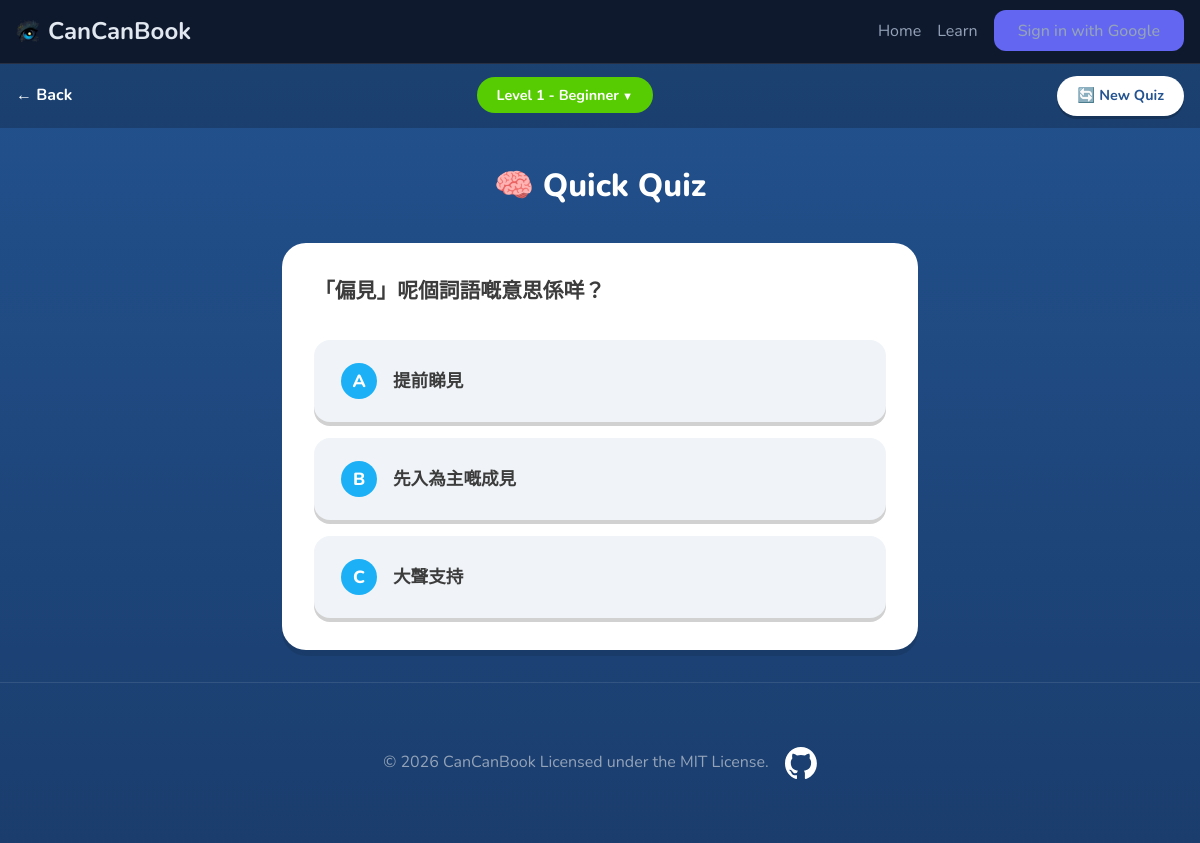
Screenshot of /quiz.php with the database file from the repository.
### tables this page shows
CREATE TABLE `quiz_questions` (
  `id` int(11) NOT NULL AUTO_INCREMENT,
  `level` int(11) NOT NULL,
  `question` text NOT NULL,
  `option_a` varchar(255) NOT NULL,
  `option_b` varchar(255) NOT NULL,
  `option_c` varchar(255) NOT NULL,
  `correct_answer` char(1) NOT NULL,
  `explanation` text,
  `created_at` timestamp NULL DEFAULT CURRENT_TIMESTAMP,
  PRIMARY KEY (`id`)
);

### quiz.php (the view, shortened to what this page needs)
<?php
require_once 'config/database.php';
$filterLevel = isset($_GET['level']) ? intval($_GET['level']) : 0;
if ($filterLevel >= 1 && $filterLevel <= 5) {
    $stmt = $pdo->prepare("SELECT * FROM quiz_questions WHERE level = ? ORDER BY RAND() LIMIT 1");
    $stmt->execute([$filterLevel]);
} else {
    $stmt = $pdo->query("SELECT * FROM quiz_questions ORDER BY RAND() LIMIT 1");
}
$quiz = $stmt->fetch();
$level = $quiz['level'];
$levelNames = [
    1 => 'Beginner',
    2 => 'Elementary',
    3 => 'Intermediate',
    4 => 'Upper Intermediate',
    5 => 'Advanced'
];
require_once 'includes/header.php';
?>
    <div class="top-bar">
        <a href="/start" class="back-btn">← Back</a>
        <div class="level-selector">
            <span class="level-badge" onclick="toggleDropdown()">Level <?= $level ?> - <?= $levelNames[$level] ?></span>
        </div>
        <a href="/quiz/<?= $level ?>" class="refresh-btn">🔄 New Quiz</a>
    </div>
    <div class="container">
        <h1 class="quiz-title">🧠 Quick Quiz</h1>
        <div class="quiz-card">
            <div class="question"><?= htmlspecialchars($quiz['question']) ?></div>
            <div class="options">
                <div class="option" data-answer="A" onclick="selectAnswer(this, 'A')">
                    <span class="letter">A</span>
                    <span><?= htmlspecialchars($quiz['option_a']) ?></span>
                </div>
                <div class="option" data-answer="B" onclick="selectAnswer(this, 'B')">
                    <span class="letter">B</span>
                    <span><?= htmlspecialchars($quiz['option_b']) ?></span>
                </div>
                <div class="option" data-answer="C" onclick="selectAnswer(this, 'C')">
                    <span class="letter">C</span>
                    <span><?= htmlspecialchars($quiz['option_c']) ?></span>
                </div>
            </div>
        </div>
    </div>
    <div class="confetti-container" id="confettiContainer"></div>
<?php require_once 'includes/footer.php'; ?>

### includes/header.php (shortened to what this page needs)
<?php
$userLevel = null;
$userExp = null;
$userNextReq = null;
?>
<!DOCTYPE html>
<html lang="en">
<head>
    <link rel="stylesheet" href="/assets/css/style.css">
</head>
<body>
    <nav class="navbar">
        <div class="container">
            <a href="/index" class="logo"><img src="/favicon.ico" alt="" style="width: 1.5rem; height: 1.5rem; vertical-align: middle; margin-right: 0.5rem;"> CanCanBook</a>
            <ul class="nav-links">
                <li><a href="/index">Home</a></li>
                <li><a href="/start">Learn</a></li>
                <?php if (isset($_SESSION['user_id'])): ?>
                <li><span style="color: #e2e8f0;">Hi, <?= htmlspecialchars($_SESSION['user_name']) ?></span></li>
                <?php if ($userLevel !== null): ?>
                <li>
                    <span style="display: inline-block; background: rgba(15,23,42,0.9); padding: 0.4rem 0.8rem; border-radius: 999px; border: 1px solid rgba(148,163,184,0.6); font-size: 0.8rem; color: #e2e8f0;">
                        Lv <?= $userLevel ?> · <?= $userExp ?>/<?= $userNextReq ?> EXP
                    </span>
                </li>
                <?php endif; ?>
                <li><a href="/auth/logout" class="btn btn-outline">Logout</a></li>
                <?php else: ?>
                <li><a href="/auth/login" class="btn btn-primary">Sign in with Google</a></li>
                <?php endif; ?>
            </ul>
        </div>
    </nav>

### includes/footer.php (shortened to what this page needs)
    <footer class="footer">
        <div class="container">
            <p>
                &copy; <?= date('Y') ?> CanCanBook Licensed under the MIT License.
                <a href="https://github.com/LiYuchen-UM/CanCanBook" target="_blank" rel="noopener noreferrer" aria-label="GitHub" style="margin-left: 12px; display: inline-flex; vertical-align: middle;">
                    <img src="/assets/github-mark.svg" alt="GitHub" style="width: 32px; height: 32px;">
                </a>
            </p>
        </div>
    </footer>
</body>
</html>

### assets/css/style.css (style rules this page uses)
:root { --primary: #6366f1; --primary-dark: #4f46e5; --secondary: #f59e0b; --bg-dark: #0f172a; --bg-card: #1e293b; --text: #e2e8f0; --text-muted: #94a3b8; --success: #10b981; --radius: 12px; }
* { margin: 0; padding: 0; box-sizing: border-box; }
body { font-family: 'Outfit', sans-serif; background: var(--bg-dark); color: var(--text); line-height: 1.6; }
.container { max-width: 1200px; margin: 0 auto; padding: 0 20px; }
.navbar { background: rgba(15, 23, 42, 0.95); backdrop-filter: blur(10px); padding: 0 !important; position: sticky; top: 0; z-index: 100; border-bottom: 1px solid rgba(255,255,255,0.1); height: 64px !important; min-height: 64px !important; max-height: 64px !important; width: 100% !important; box-sizing: border-box; }
.navbar .container { display: flex; justify-content: space-between; align-items: center; height: 100%; max-width: 100%; padding: 0 1rem; }
.logo { font-size: 1.5rem; font-weight: 700; color: var(--text); text-decoration: none; white-space: nowrap; display: flex; align-items: center; }
.logo img { flex-shrink: 0; }
.nav-links { display: flex; list-style: none; gap: 1rem; align-items: center; flex-wrap: wrap; margin: 0; padding: 0; }
.nav-links a { color: var(--text-muted); text-decoration: none; transition: color 0.3s; }
.btn { padding: 0.6rem 1.5rem; border-radius: var(--radius); text-decoration: none; font-weight: 500; transition: all 0.3s; cursor: pointer; border: none; }
.btn-primary { background: var(--primary); color: white; }
.footer { padding: 2rem 0; text-align: center; border-top: 1px solid rgba(255,255,255,0.1); color: var(--text-muted); }

### rows the page displays
quiz_questions: level "1", level "Beginner", question "「偏見」呢個詞語嘅意思係咩？", option_a "提前睇見", option_b "先入為主嘅成見", option_c "大聲支持"
